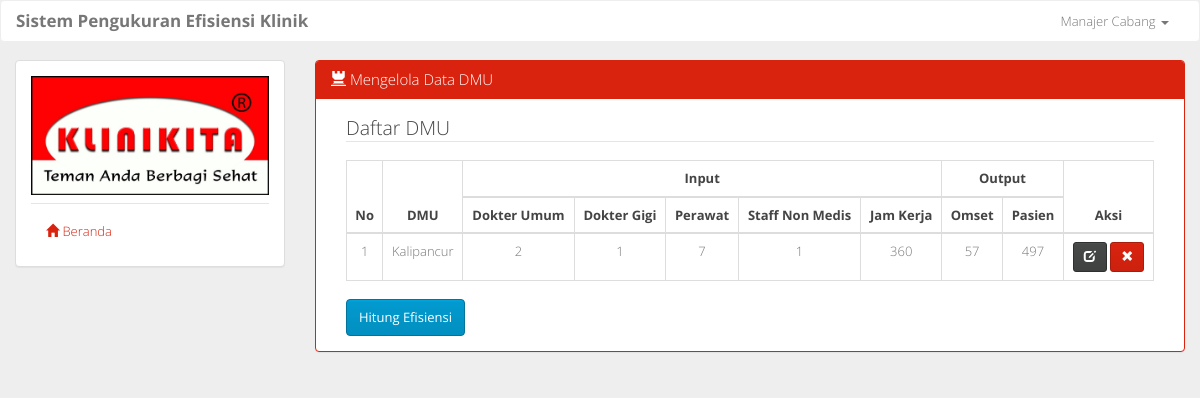
Page /mengelola_dmu.php (signed in) on the committed database.
### tables this page shows
CREATE TABLE `tb_variabel` (
  `id_variabel` int(11) NOT NULL,
  `nama_variabel` varchar(50) NOT NULL,
  `jenis_variabel` char(1) NOT NULL,
  `satuan` varchar(50) NOT NULL
);

### mengelola_dmu.php (the view, shortened to what this page needs)
<?php include 'layout.php'; ?>
				<div class="col-sm-9">
					<div class="panel panel-primary">
					  	<div class="panel-heading">
					    	<h3 class="panel-title"><span class="glyphicon glyphicon-tower"></span> Mengelola Data DMU</h3>
					  	</div>
					  	<div class="panel-body">
						  	<div class="col-sm-12">
						  		<legend>Daftar DMU</legend>
						  		<?php
									$query = mysqli_query($conn, "SELECT * FROM tb_variabel ORDER BY jenis_variabel ASC, id_variabel ASC");
									$list_var = '';
									$input = 0;
									$output = 0;
									if (mysqli_num_rows($query) > 0) {
										while($var = mysqli_fetch_assoc($query)) {
											if ($var['jenis_variabel'] == 'i') {
												$input++;
											} else {
												$output++;
											}
											$nama = str_replace('_',' ',$var['nama_variabel']);
											$list_var .= "<th>$nama</th>";
										}
									}
									$i = 1;
									$query = mysqli_query($conn, 'SELECT k.cabang_klinik, d.id_klinik FROM tb_klinik AS k, tb_detail_dmu AS d WHERE k.id_klinik=d.id_klinik AND d.id_klinik="'.$_SESSION['id_klinik'].'" GROUP BY id_klinik ORDER BY id_detail_dmu');
									if (mysqli_num_rows($query) > 0) {
										echo '
											<table class="table table-bordered table-hover table-responsive">
												<thead>
													<tr>
														<th rowspan="2">No</th>
														<th rowspan="2">DMU</th>
														<th colspan="'.$input.'">Input</th>
														<th colspan="'.$output.'">Output</th>
														<th rowspan="2">Aksi</th>
													</tr>
													<tr>
														'.$list_var.'
													</tr>
												</thead>
												<tbody>
										';
										while ($cabang = mysqli_fetch_assoc($query)) {
											echo '
												<tr>
													<td>'.$i.'</td>
													<td>'.$cabang["cabang_klinik"].'</td>
											';
											$id_klinik = $cabang['id_klinik'];
											$query_input = mysqli_query($conn, 'SELECT d.nilai_variabel FROM tb_detail_dmu AS d, tb_variabel AS v WHERE d.id_variabel=v.id_variabel AND id_klinik='.$id_klinik.' AND v.jenis_variabel="i" ORDER BY v.jenis_variabel ASC, d.id_variabel');
											if (mysqli_num_rows($query_input)) {
												while ($nilai_var = mysqli_fetch_assoc($query_input)) {
													echo '<td>'.$nilai_var["nilai_variabel"].'</td>';
												}
											}
											$query_output = mysqli_query($conn, 'SELECT d.nilai_variabel FROM tb_detail_dmu AS d, tb_variabel AS v WHERE d.id_variabel=v.id_variabel AND id_klinik='.$id_klinik.' AND v.jenis_variabel="o" ORDER BY v.jenis_variabel ASC, d.id_variabel');
											if (mysqli_num_rows($query_output)) {
												while ($nilai_var = mysqli_fetch_assoc($query_output)) {
													echo '<td>'.$nilai_var["nilai_variabel"].'</td>';
												}
											}
											echo '
													<td>
														<a href="ubah_dmu.php?id='.$id_klinik.'" class="btn btn-default btn-sm"><span class="glyphicon glyphicon-edit"></span></a>
														<a href="process/hapus_dmu.php?id='.$id_klinik.'" onclick="return hapus()" class="btn btn-primary btn-sm"><span class="glyphicon glyphicon-remove"></span></a>
											        </td>
												</tr>
											';
											$i++;
										}
										$q = mysqli_query($conn, 'SELECT id_klinik FROM tb_detail_dmu GROUP BY id_klinik');
										if (mysqli_num_rows($q) == 1) {
											echo '
													</tbody>
												</table>
											<button class="btn btn-info" type="button" disabled>Hitung Efisiensi</button>
											';
										} else {
											echo '
													</tbody>
												</table>
											<a href="process/simplex.php" class="btn btn-info" type="button">Hitung Efisiensi</a>
											';
										}
									}
								?>
						  	</div>
					  	</div>
					</div>
				</div>
<?php include 'layout2.php' ?>

### assets/css/style.css (style rules this page uses)
body { background-color: #eee; }
th, td { text-align: center; }

### rows in the picture
tb_variabel: nama_variabel "Dokter Umum"
tb_variabel: nama_variabel "Dokter Gigi"
tb_variabel: nama_variabel "Perawat"
tb_variabel: nama_variabel "Staff Non Medis"
tb_variabel: nama_variabel "Jam Kerja"
tb_variabel: nama_variabel "Omset"
tb_variabel: nama_variabel "Pasien"

### other values in the picture
$_SESSION['user'] "Manajer Cabang"
$cabang["cabang_klinik"] "Kalipancur"
$nilai_var["nilai_variabel"] "2"
$nilai_var["nilai_variabel"] "1"
$nilai_var["nilai_variabel"] "7"
$nilai_var["nilai_variabel"] "360"
$nilai_var["nilai_variabel"] "57"
$nilai_var["nilai_variabel"] "497"
